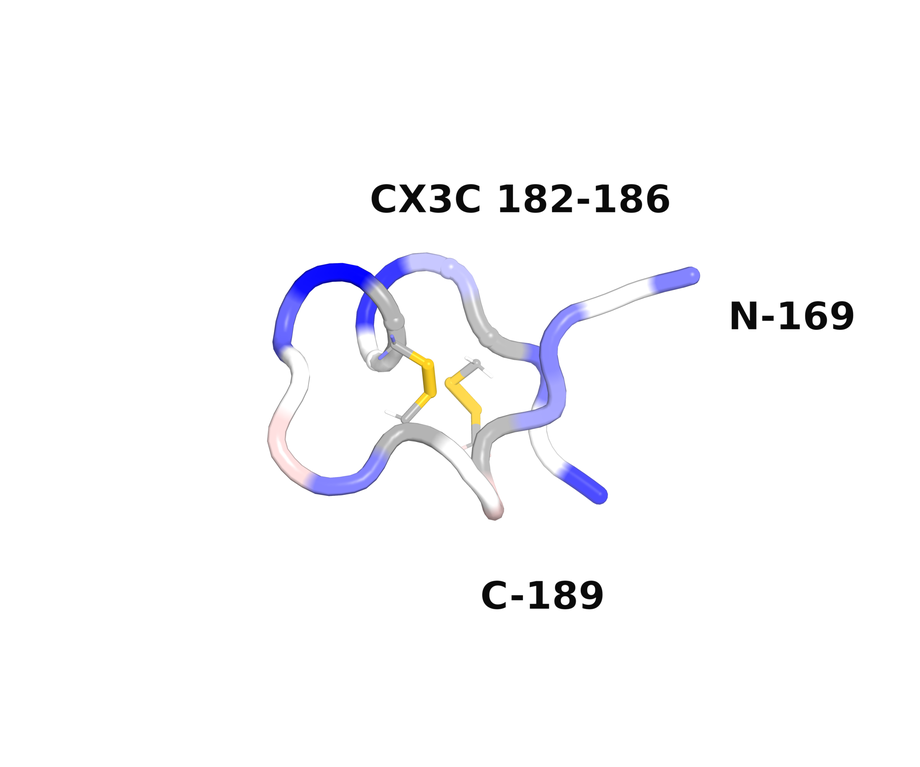
#> input picture figures/rsv_g_ccd_structure_pymol_raw.png, 920 x 767 px, shrunk from 2400 x 2000 before the run
$ python compose_structure_figure.py
#> lines starting #> are read from the running program, lines starting #| are printed output that depends on the picture
from pathlib import Path

import matplotlib
matplotlib.use("Agg")
import matplotlib.pyplot as plt
from matplotlib.colors import Normalize, LinearSegmentedColormap
import matplotlib.image as mpimg

PROJECT = Path(__file__).resolve().parents[1]
RAW = PROJECT / "figures" / "rsv_g_ccd_structure_pymol_raw.png"
OUT = PROJECT / "figures" / "rsv_g_ccd_structure_pymol.png"

PYMOL_BWR = LinearSegmentedColormap.from_list(
    "pymol_bwr", ["#0000ff", "#ffffff", "#ff0000"])


def main():
    if not RAW.exists():
        raise SystemExit(f"missing {RAW}; run PyMOL render first "
                         f"(pymol -cq code/render_ccd_pymol.pml)")
    img = mpimg.imread(str(RAW))
#> img is the input picture: shape (767, 920, 4) float32; mean R, G, B, A 0.978, 0.977, 0.985, 1

    fig = plt.figure(figsize=(11, 8.8))
    ax = fig.add_axes([0.02, 0.10, 0.84, 0.82])
    ax.imshow(img)
    ax.axis("off")

    fig.suptitle("RSV-A2 G central conserved domain: the CX3C / cystine-noose core "
                 "is under purifying selection",
                 fontsize=13, fontweight="bold", y=0.975)
    ax.set_title("PDB 5WN9 chain A (residues 169–189), backbone colored by per-codon dN−dS (FEL, RSV-A). "
                 "Gold = disulfides 173–186 & 176–182.",
                 fontsize=9.5, pad=6)

    cax = fig.add_axes([0.88, 0.28, 0.025, 0.46])
    norm = Normalize(vmin=-3, vmax=3)
    cb = fig.colorbar(plt.cm.ScalarMappable(norm=norm, cmap=PYMOL_BWR), cax=cax)
    cb.set_ticks([-3, -2, -1, 0, 1, 2, 3])
    cb.set_label("per-codon dN − dS  (FEL β − α)", fontsize=10)
    cax.text(0.5, 1.03, "diversifying", transform=cax.transAxes,
             ha="center", va="bottom", fontsize=8.5, color="#b00000")
    cax.text(0.5, -0.03, "purifying", transform=cax.transAxes,
             ha="center", va="top", fontsize=8.5, color="#0000b0")

    fig.text(0.03, 0.045,
             "Peptide spans the CX3C motif and cystine noose only; the full CCR (157–198) and the "
             "intrinsically-disordered mucin domains are not part of any experimental G structure. "
             "dN−dS from this study (rsv_a FEL); colorbar limits match the render (white = 0).",
             fontsize=7.8, color="0.3", wrap=True)

    fig.savefig(OUT, dpi=200)
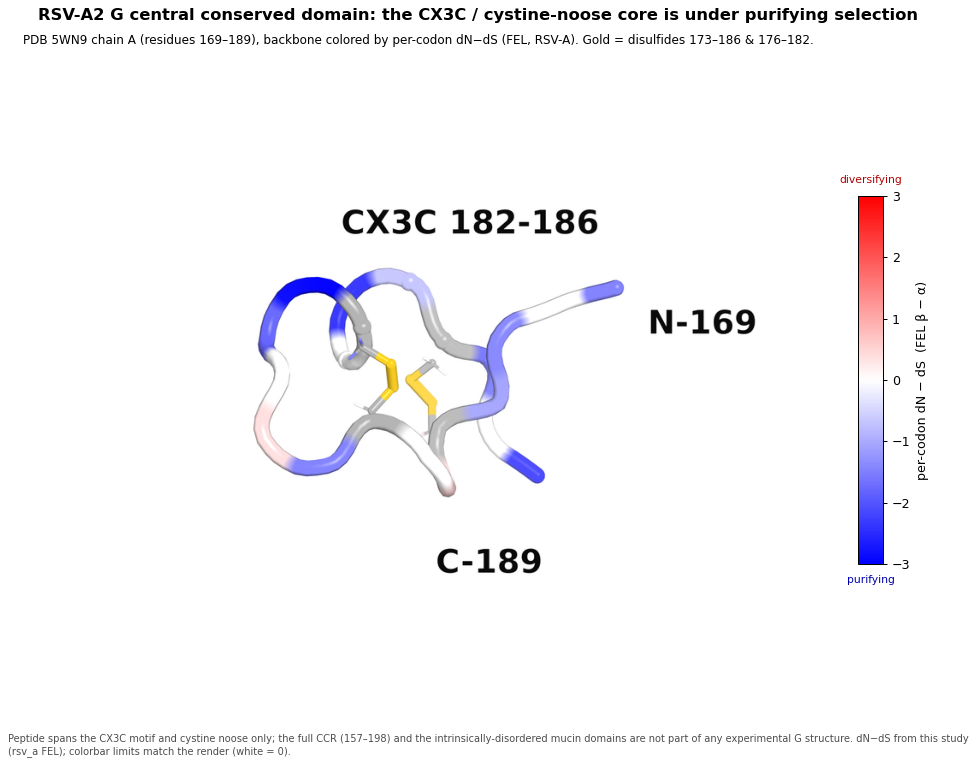
#> figure drawn by matplotlib, 2 panels
    print(f"wrote -> {OUT}")


if __name__ == "__main__":
    main()

$ run again, with figures/flu_h3_ha_tree.png copied over figures/rsv_g_ccd_structure_pymol_raw.png
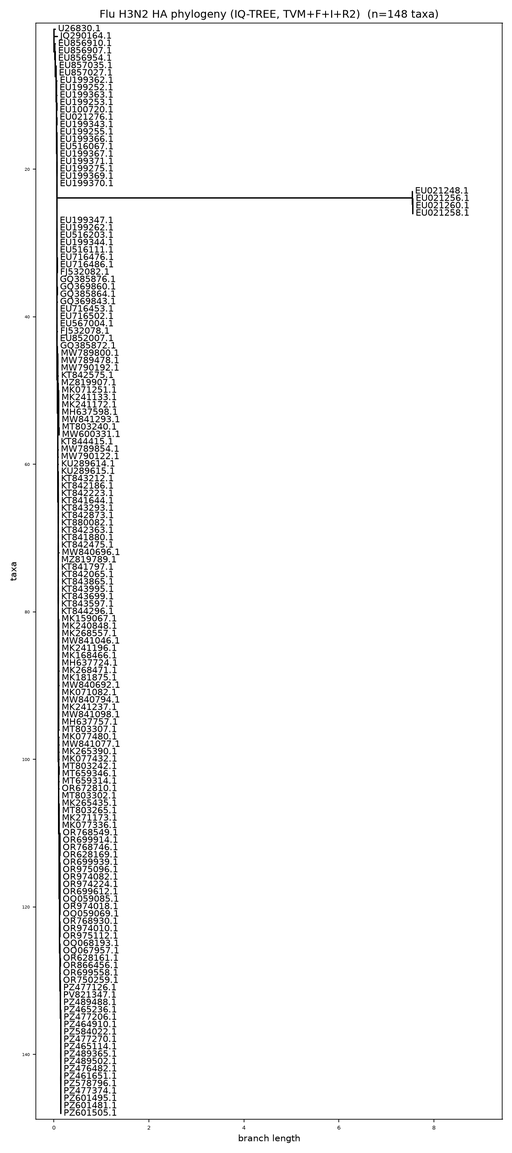
#> input picture figures/flu_h3_ha_tree.png, 512 x 1153 px, shrunk from 1200 x 2700 before the run
#> in main, img is the input picture: shape (1153, 512, 4) float32; mean R, G, B, A 0.96, 0.96, 0.96, 1
#> in main, `fig.savefig(OUT, dpi=200)`:
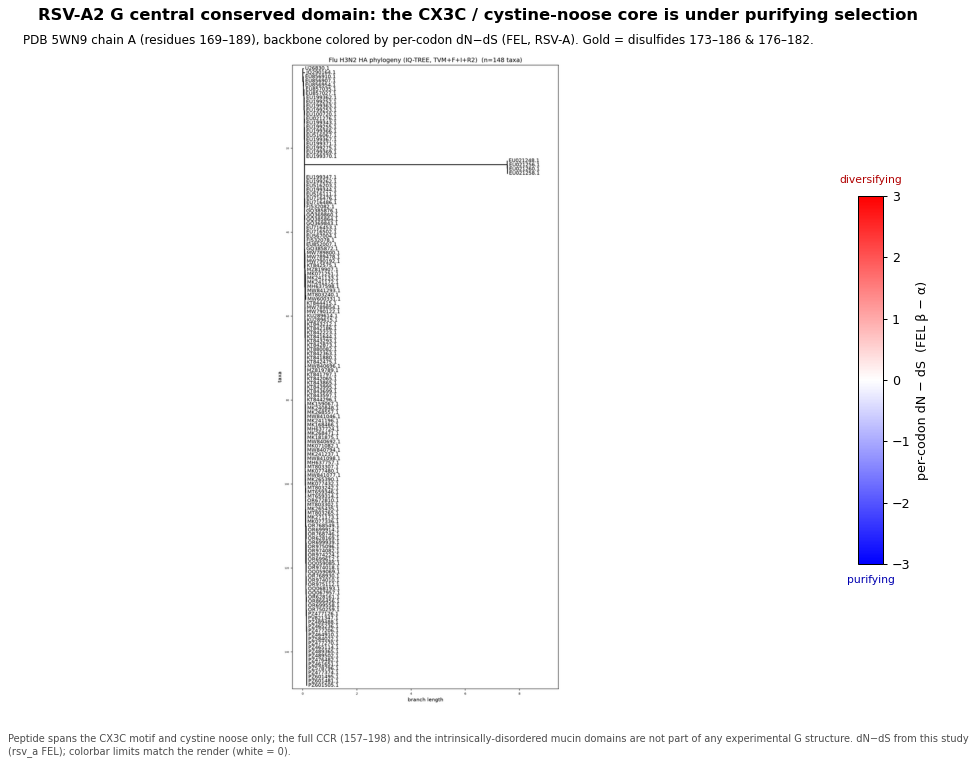
#> figure drawn by matplotlib, 2 panels

$ run again, with figures/flu_null_hist.png copied over figures/rsv_g_ccd_structure_pymol_raw.png
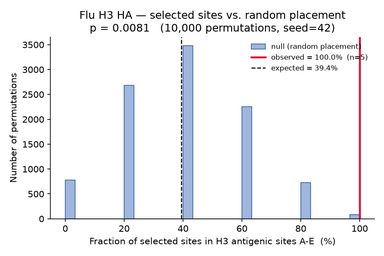
#> input picture figures/flu_null_hist.png, 384 x 256 px, shrunk from 900 x 600 before the run
#> in main, img is the input picture: shape (256, 384, 4) float32; mean R, G, B, A 0.942, 0.944, 0.954, 1
#> in main, `fig.savefig(OUT, dpi=200)`:
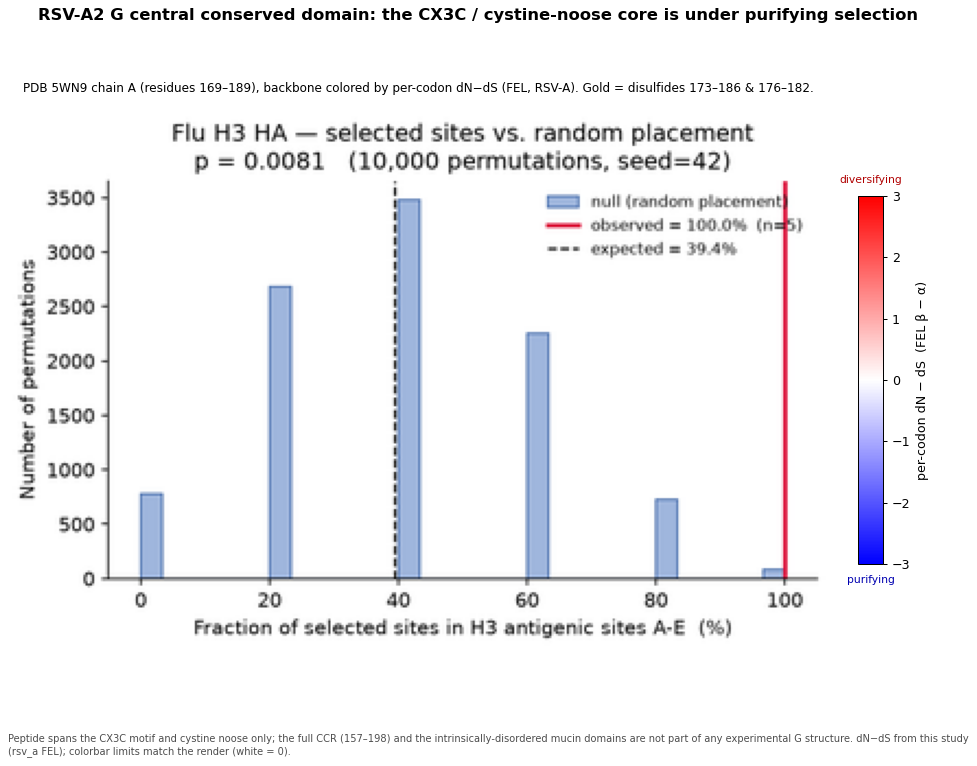
#> figure drawn by matplotlib, 2 panels

$ run again, with figures/rsv_a_ccr_null_hist.png copied over figures/rsv_g_ccd_structure_pymol_raw.png
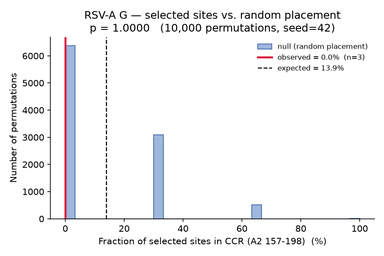
#> input picture figures/rsv_a_ccr_null_hist.png, 384 x 256 px, shrunk from 900 x 600 before the run
#> in main, img is the input picture: shape (256, 384, 4) float32; mean R, G, B, A 0.955, 0.955, 0.96, 1
#> in main, `fig.savefig(OUT, dpi=200)`:
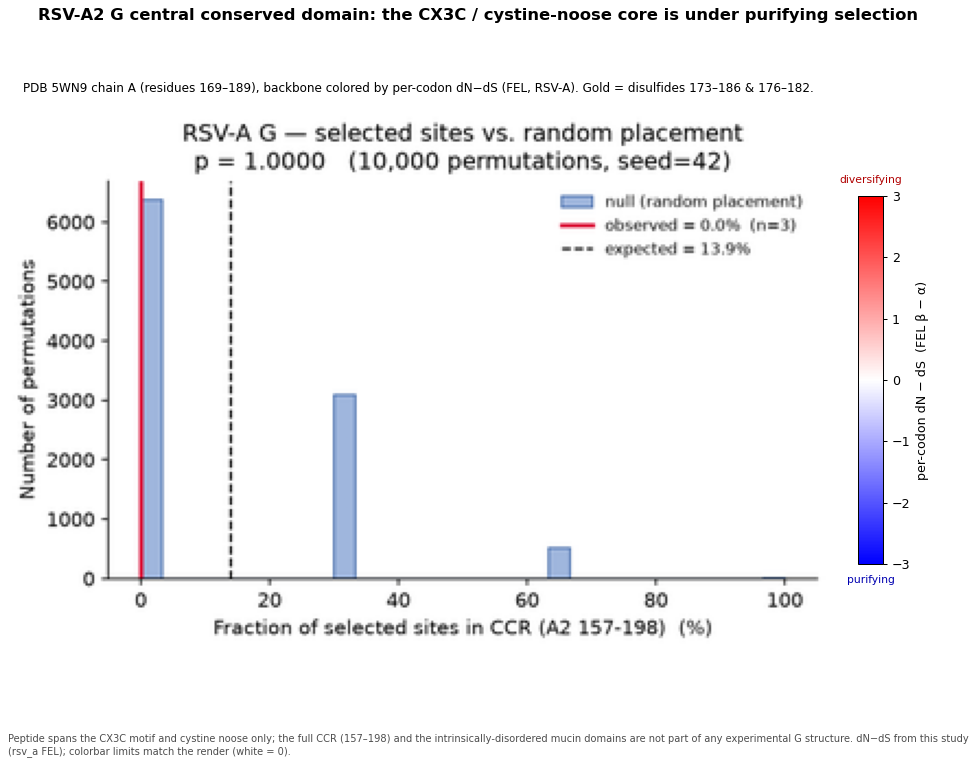
#> figure drawn by matplotlib, 2 panels
